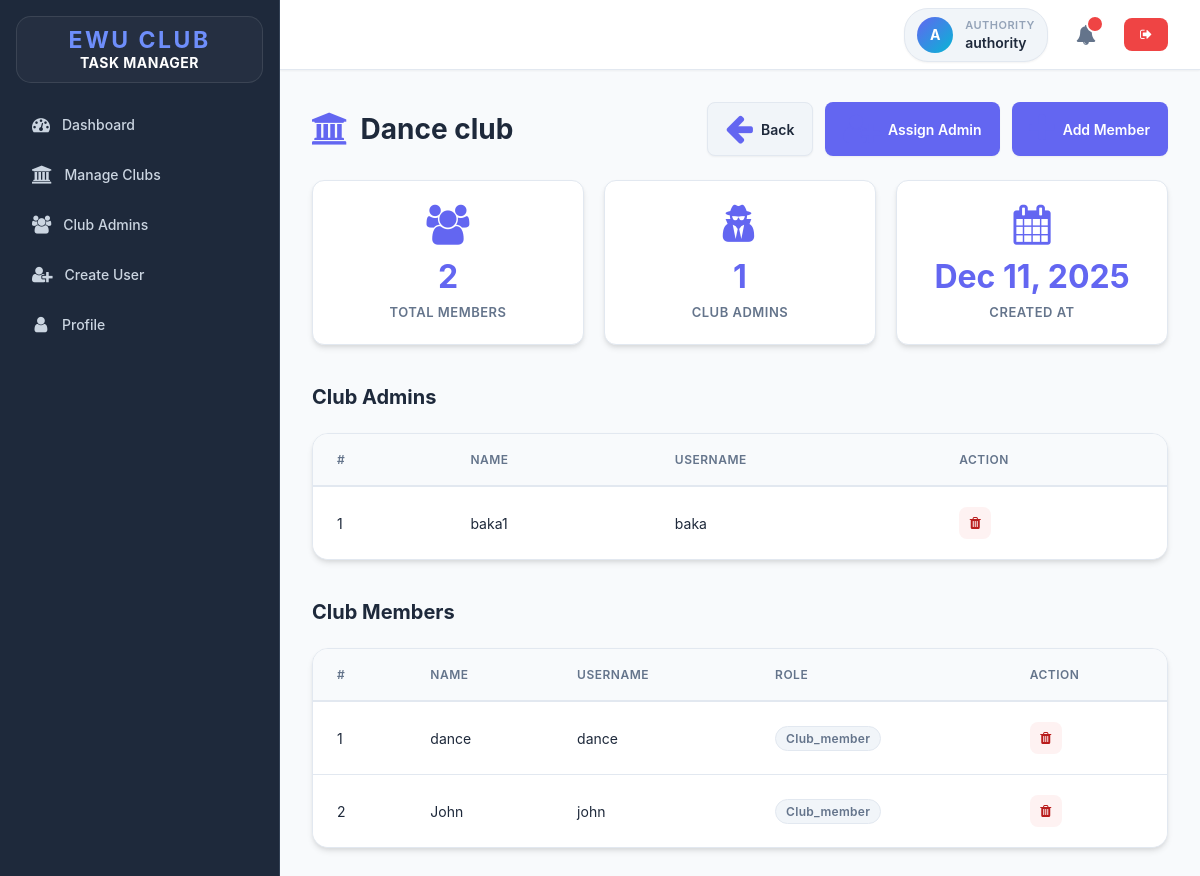
The app's page /single-club.php?id=2 (signed in) with its own data.
### tables this page shows
CREATE TABLE `clubs` (
  `id` int(11) NOT NULL,
  `name` varchar(100) NOT NULL,
  `created_at` timestamp NOT NULL DEFAULT current_timestamp()
);

CREATE TABLE `club_admins` (
  `id` int(11) NOT NULL,
  `user_id` int(11) NOT NULL,
  `club_id` int(11) NOT NULL
);

CREATE TABLE `users` (
  `id` int(11) NOT NULL,
  `full_name` varchar(50) NOT NULL,
  `username` varchar(50) NOT NULL,
  `password` varchar(255) NOT NULL,
  `role` enum('admin','club_member','authority','club_admin') NOT NULL,
  `created_at` timestamp NOT NULL DEFAULT current_timestamp()
);

### app/Model/Club.php (called while the page is built, shortened)
<?php
function get_club_by_id($conn, $id){
	$sql = "SELECT * FROM clubs WHERE id=?";
	$stmt = $conn->prepare($sql);
	$stmt->execute([$id]);
	if ($stmt->rowCount() > 0) {
		$club = $stmt->fetch();
		return $club;
	}else {
		return 0;
	}
}
function get_club_members($conn, $club_id){
    $sql = "SELECT u.id, u.full_name, u.username, u.role FROM club_members cm
            JOIN users u ON cm.user_id = u.id
            WHERE cm.club_id = ? ORDER BY u.full_name ASC";
    $stmt = $conn->prepare($sql);
    $stmt->execute([$club_id]);
    if($stmt->rowCount() > 0){
        $members = $stmt->fetchAll();
    }else $members = 0;
    return $members;
}
function get_club_admins_by_club($conn, $club_id){
	$sql = "SELECT ca.id, u.full_name, u.username
	        FROM club_admins ca
	        JOIN users u ON ca.user_id = u.id
	        WHERE ca.club_id = ?
            ORDER BY u.full_name ASC";
	$stmt = $conn->prepare($sql);
	$stmt->execute([$club_id]);
	if ($stmt->rowCount() > 0) {
		$admins = $stmt->fetchAll();
	}else {
		$admins = 0;
	}
	return $admins;
}
?>

### single-club.php (the view, shortened to what this page needs)
<?php
if (isset($_SESSION['role']) && isset($_SESSION['id']) && $_SESSION['role'] == "authority") {
    include "DB_connection.php";
    include "app/Model/Club.php";
    $club_id = $_GET['id'];
    $club = get_club_by_id($conn, $club_id);
    $members = get_club_members($conn, $club_id);
    $admins = get_club_admins_by_club($conn, $club_id);
 ?>
<!DOCTYPE html>
<html>
<head>
	<link rel="stylesheet" href="https://stackpath.bootstrapcdn.com/font-awesome/4.7.0/css/font-awesome.min.css">
	<link rel="stylesheet" href="css/style.css">
</head>
<body>
	<div class="body">
		<?php include "inc/nav.php" ?>
		<div class="main-container">
			<?php include "inc/header.php" ?>
			<div class="content">
				<div class="section-title">
					<span class="title-text">
						<i class="fa fa-university"></i>
						<?=$club['name']?>
					</span>
                    <div class="action-buttons">
                        <a href="clubs.php" class="btn-secondary">
                            <i class="fa fa-arrow-left"></i>
                            Back
                        </a>
						<a href="assign-club-admin.php?club_id=<?=$club_id?>" class="btn-primary">
							<i class="fa fa-user-plus"></i>
							Assign Admin
						</a>
						<a href="add-club-member.php?club_id=<?=$club_id?>" class="btn-primary">
							<i class="fa fa-plus"></i>
							Add Member
						</a>
                    </div>
				</div>
                <div class="dashboard" style="grid-template-columns: repeat(auto-fit, minmax(200px, 1fr)); margin-bottom: 40px;">
                    <div class="dashboard-item">
                        <i class="fa fa-users"></i>
                        <div class="item-number"><?= $members != 0 ? count($members) : 0 ?></div>
                        <div class="item-label">Total Members</div>
                    </div>
                    <div class="dashboard-item">
                        <i class="fa fa-user-secret"></i>
                        <div class="item-number"><?= $admins != 0 ? count($admins) : 0 ?></div>
                        <div class="item-label">Club Admins</div>
                    </div>
                     <div class="dashboard-item">
                        <i class="fa fa-calendar"></i>
                        <div class="item-number"><?= date("M d, Y", strtotime($club['created_at'])) ?></div>
                        <div class="item-label">Created At</div>
                    </div>
                </div>
                <h2 class="section-title" style="font-size: 20px; margin-bottom: 15px;">
                    <span class="title-text">Club Admins</span>
                </h2>
				<?php if ($admins != 0) { ?>
					<div class="table-container">
						<table class="main-table">
							<thead>
								<tr>
									<th>#</th>
									<th>Name</th>
									<th>Username</th>
									<th>Action</th>
								</tr>
							</thead>
							<tbody>
								<?php $i=0; foreach ($admins as $admin) { ?>
								<tr>
									<td><?=++$i?></td>
									<td><?=$admin['full_name']?></td>
									<td><?=$admin['username']?></td>
									<td>
										<div class="table-actions">
											<button class="icon-btn delete" disabled title="Remove">
												<i class="fa fa-trash"></i>
											</button>
										</div>
									</td>
								</tr>
								<?php } ?>
							</tbody>
						</table>
					</div>
				<?php } else { ?>
					<div class="empty-state" style="padding: 20px; margin-bottom: 30px;">
						<p>No admins assigned to this club yet.</p>
					</div>
				<?php } ?>
                <h2 class="section-title" style="font-size: 20px; margin-bottom: 15px; margin-top: 40px;">
                    <span class="title-text">Club Members</span>
                </h2>
				<?php if ($members != 0) { ?>
					<div class="table-container">
						<table class="main-table">
							<thead>
								<tr>
									<th>#</th>
									<th>Name</th>
									<th>Username</th>
									<th>Role</th>
									<th>Action</th>
								</tr>
							</thead>
							<tbody>
								<?php $i=0; foreach ($members as $member) { ?>
								<tr>
									<td><?=++$i?></td>
									<td><?=$member['full_name']?></td>
									<td><?=$member['username']?></td>
									<td>
                                        <span class="status-badge pending" style="background: var(--bg-tertiary); color: var(--text-secondary); border: 1px solid var(--border-color);">
                                            <?=ucfirst($member['role'])?>
                                        </span>
                                    </td>
									<td>
										<div class="table-actions">
											<button class="icon-btn delete" disabled title="Remove">
												<i class="fa fa-trash"></i>
											</button>
										</div>
									</td>
								</tr>
								<?php } ?>
							</tbody>
						</table>
					</div>
				<?php } else { ?>
					<div class="empty-state" style="padding: 20px;">
						<p>No members in this club yet.</p>
					</div>
				<?php } ?>
			</div>
		</div>
	</div>
</body>
</html>
<?php }else{
   $em = "First login";
   header("Location: login.php?error=$em");
   exit();
}
 ?>

### css/style.css (style rules this page uses)
* { padding: 0; margin: 0; box-sizing: border-box; font-family: -apple-system, BlinkMacSystemFont, 'Segoe UI', 'Roboto', 'Oxygen', 'Ubuntu', 'Cantarell', 'Fira Sans', 'Droid Sans', sans-serif; }
:root { --sidebar-bg: #1e293b; --sidebar-border: #334155; --primary-color: #6366f1; --primary-hover: #4f46e5; --primary-light: #e0e7ff; --accent-color: #06b6d4; --success-color: #10b981; --danger-color: #ef4444; --warning-color: #f59e0b; --text-primary: #1e293b; --text-secondary: #64748b; --text-tertiary: #94a3b8; --text-light: #cbd5e1; --text-white: #ffffff; --bg-primary: #ffffff; --bg-secondary: #f8fafc; --bg-tertiary: #f1f5f9; --border-color: #e2e8f0; --border-light: #cbd5e1; --shadow-sm: 0 1px 2px 0 rgba(0, 0, 0, 0.05); --shadow-md: 0 4px 6px -1px rgba(0, 0, 0, 0.1), 0 2px 4px -1px rgba(0, 0, 0, 0.06); --shadow-lg: 0 10px 15px -3px rgba(0, 0, 0, 0.1), 0 4px 6px -2px rgba(0, 0, 0, 0.05); --shadow-xl: 0 20px 25px -5px rgba(0, 0, 0, 0.1), 0 10px 10px -5px rgba(0, 0, 0, 0.04); }
body { background-color: var(--bg-secondary); color: var(--text-primary); overflow-x: hidden; }
.body { display: flex; height: 100vh; }
.main-container { flex: 1; display: flex; flex-direction: column; overflow: hidden; }
.content { flex: 1; overflow-y: auto; padding: 32px; background: var(--bg-secondary); }
.section-title { font-size: 28px; font-weight: 700; color: var(--text-primary); margin-bottom: 24px; display: flex; justify-content: space-between; align-items: center; flex-wrap: wrap; gap: 16px; }
.section-title .title-text { display: flex; align-items: center; gap: 12px; }
.section-title i { color: var(--primary-color); font-size: 32px; }
.btn, .btn-primary, .btn-secondary, .edit-btn, .delete-btn { display: inline-flex; align-items: center; gap: 8px; padding: 10px 18px; border: none; border-radius: 8px; cursor: pointer; font-size: 14px; font-weight: 600; transition: all 0.2s ease; text-decoration: none; white-space: nowrap; box-shadow: var(--shadow-sm); }
.btn, .btn-primary { background: var(--primary-color); color: white; }
.btn-secondary { background: var(--bg-tertiary); color: var(--text-primary); border: 1px solid var(--border-color); }
.action-buttons { display: flex; gap: 12px; flex-wrap: wrap; }
.dashboard { display: grid; grid-template-columns: repeat(auto-fit, minmax(240px, 1fr)); gap: 20px; margin-bottom: 32px; }
.dashboard-item { background: #ffffff; padding: 24px; border-radius: 12px; box-shadow: 0 4px 6px -1px rgba(0, 0, 0, 0.1), 0 2px 4px -1px rgba(0, 0, 0, 0.06); border: 1px solid #e2e8f0; transition: all 0.3s ease; text-align: center; cursor: pointer; }
.dashboard-item i { font-size: 40px; color: #6366f1; margin-bottom: 12px; display: block; }
.dashboard-item .item-number { font-size: 32px; font-weight: 700; color: #6366f1; margin-bottom: 8px; }
.dashboard-item .item-label { font-size: 13px; color: #64748b; text-transform: uppercase; letter-spacing: 0.5px; font-weight: 600; }
.table-container { background: #ffffff; border-radius: 16px; box-shadow: 0 4px 6px -1px rgba(0, 0, 0, 0.1), 0 2px 4px -1px rgba(0, 0, 0, 0.06); border: 1px solid #e2e8f0; overflow: hidden; margin-top: 24px; width: 100%; }
.main-table { width: 100%; border-collapse: separate; border-spacing: 0; font-size: 14px; }
.main-table thead th { background: #f8fafc; color: var(--text-secondary); padding: 18px 24px; text-align: left; font-weight: 600; text-transform: uppercase; letter-spacing: 0.5px; font-size: 12px; border-bottom: 2px solid #e2e8f0; white-space: nowrap; }
.main-table tbody tr { transition: all 0.2s ease; background: #ffffff; }
.main-table tbody td { padding: 20px 24px; color: var(--text-primary); border-bottom: 1px solid #e2e8f0; vertical-align: middle; }
.main-table tbody tr:last-child td { border-bottom: none; }
.status-badge { display: inline-flex; align-items: center; padding: 4px 10px; border-radius: 999px; font-size: 12px; font-weight: 600; letter-spacing: 0.3px; text-transform: capitalize; }
.status-badge.pending { background: #fff7ed; color: #c2410c; border: 1px solid #ffedd5; }
.table-actions { display: flex; gap: 8px; }
.icon-btn { width: 32px; height: 32px; border-radius: 8px; display: flex; align-items: center; justify-content: center; border: 1px solid transparent; transition: all 0.2s ease; cursor: pointer; text-decoration: none; }
.icon-btn.delete { background: #fef2f2; color: #b91c1c; }
.icon-btn i { font-size: 14px; }

### records on screen
clubs: name "Dance club", created_at "Dec 11, 2025"
club_admins: user.full_name "baka1", user.username "baka"
users: full_name "dance", username "dance", role "Club_member"
users: full_name "John", username "john", role "Club_member"

### other values on screen
substr($_SESSION['username'], 0, 1) "A"
$_SESSION['role'] "AUTHORITY"
$_SESSION['username'] "authority"
count($members) "2"
count($admins) "1"
